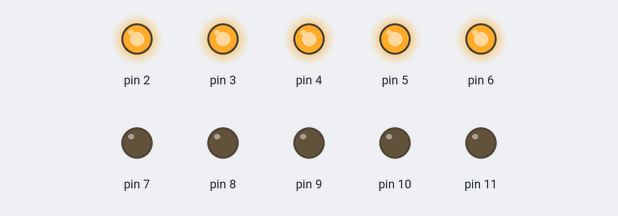
Bench run of a sketch on a simulated Arduino Uno, built with avr-gcc and run on an emulated ATmega328P. On the bench: output pins drawn as LEDs (lit = HIGH).

Above: at 0.2 s.
At 1.7 s:
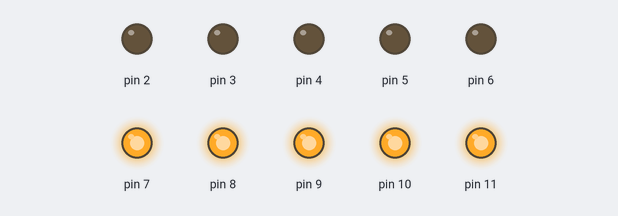
Timing chart, 0 to 3.0 s (numbered marks = the images above):
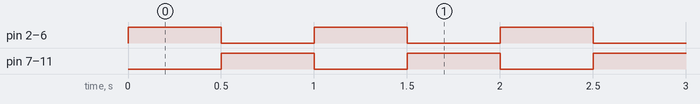

The sketch:

CODIGO_DEL_C.ino
```cpp
void setup()
{
  pinMode( 2, OUTPUT );
  pinMode( 3, OUTPUT );
  pinMode( 4, OUTPUT );
  pinMode( 5, OUTPUT );
  pinMode( 6, OUTPUT );
  pinMode( 7, OUTPUT );
  pinMode( 8, OUTPUT );
  pinMode( 9, OUTPUT );
  pinMode( 10, OUTPUT );
  pinMode( 11, OUTPUT );


}

void loop()
{
  digitalWrite(2, 1);
  digitalWrite(3, 1);
  digitalWrite(4, 1);
  digitalWrite(5, 1);
  digitalWrite(6, 1);

  delay(500);

  digitalWrite(2, 0);
  digitalWrite(3, 0);
  digitalWrite(4, 0);
  digitalWrite(5, 0);
  digitalWrite(6, 0);

  digitalWrite(7, 1);
  digitalWrite(8, 1);
  digitalWrite(9, 1);
  digitalWrite(10, 1);
  digitalWrite(11, 1);

  delay(500);

  digitalWrite(7, 0);
  digitalWrite(8, 0);
  digitalWrite(9, 0);
  digitalWrite(10, 0);
  digitalWrite(11, 0);


}
```

Measured:
- by itself, pin 2–11: alternates HIGH for 0.50 s and LOW for 0.50 s
- by itself, everything shown: repeats every 1.0 s, in 3 steps
